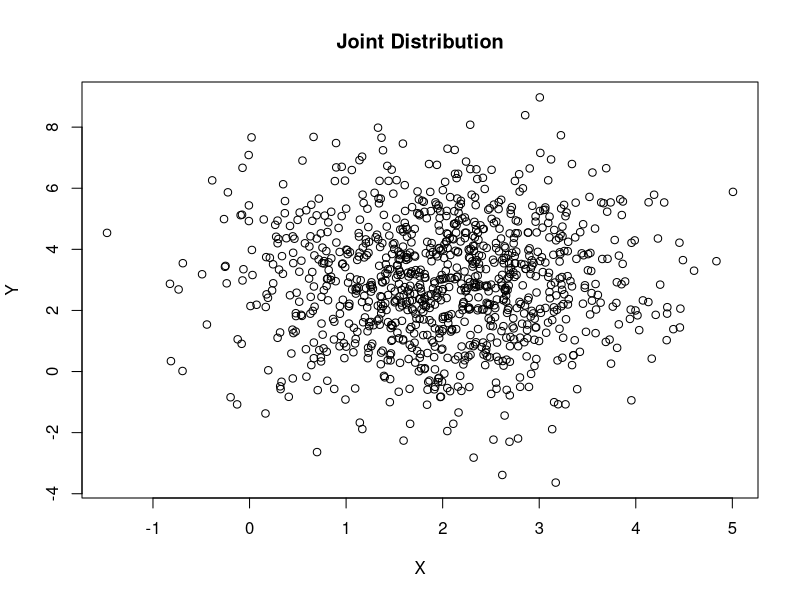
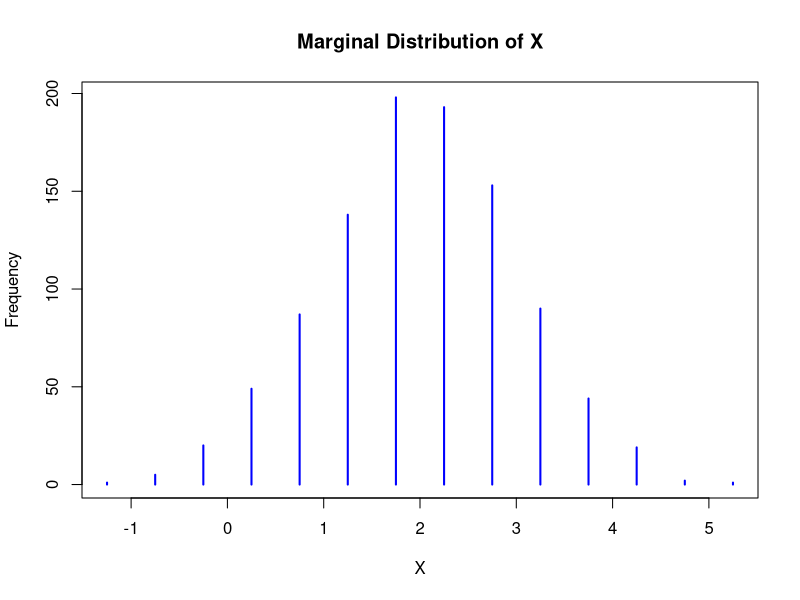
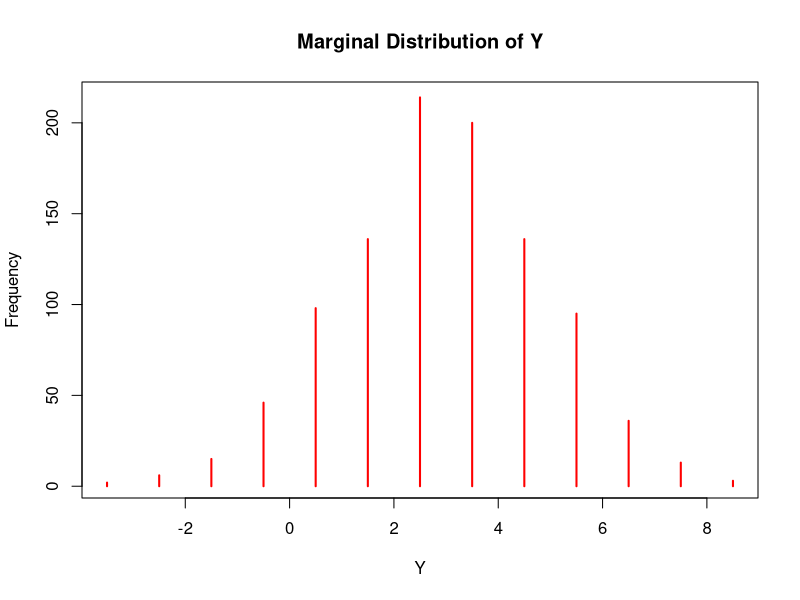

Source code (R) for these figures, in order:
## Clear objects from Memory :
rm(list=ls())
##Clear Console:
cat("\014")

# Example of marginal distribution

# Set the seed for randomization
set.seed(as.numeric(Sys.time()))

# Generate two random variables with a joint distribution
x <- rnorm(1000, mean = 2, sd = 1)
y <- rnorm(1000, mean = 3, sd = 2)

# Create a scatter plot of the joint distribution
plot(x, y, main = "Joint Distribution", xlab = "X", ylab = "Y")

# Compute the marginal distributions
marginal_x <- hist(x, breaks = 15, plot = FALSE)
marginal_y <- hist(y, breaks = 15, plot = FALSE)

# Plot the marginal distribution of variable X
plot(marginal_x$mids, marginal_x$counts, type = "h", lwd = 2, col = "blue",
     main = "Marginal Distribution of X", xlab = "X", ylab = "Frequency")

# Plot the marginal distribution of variable Y
plot(marginal_y$mids, marginal_y$counts, type = "h", lwd = 2, col = "red",
     main = "Marginal Distribution of Y", xlab = "Y", ylab = "Frequency")